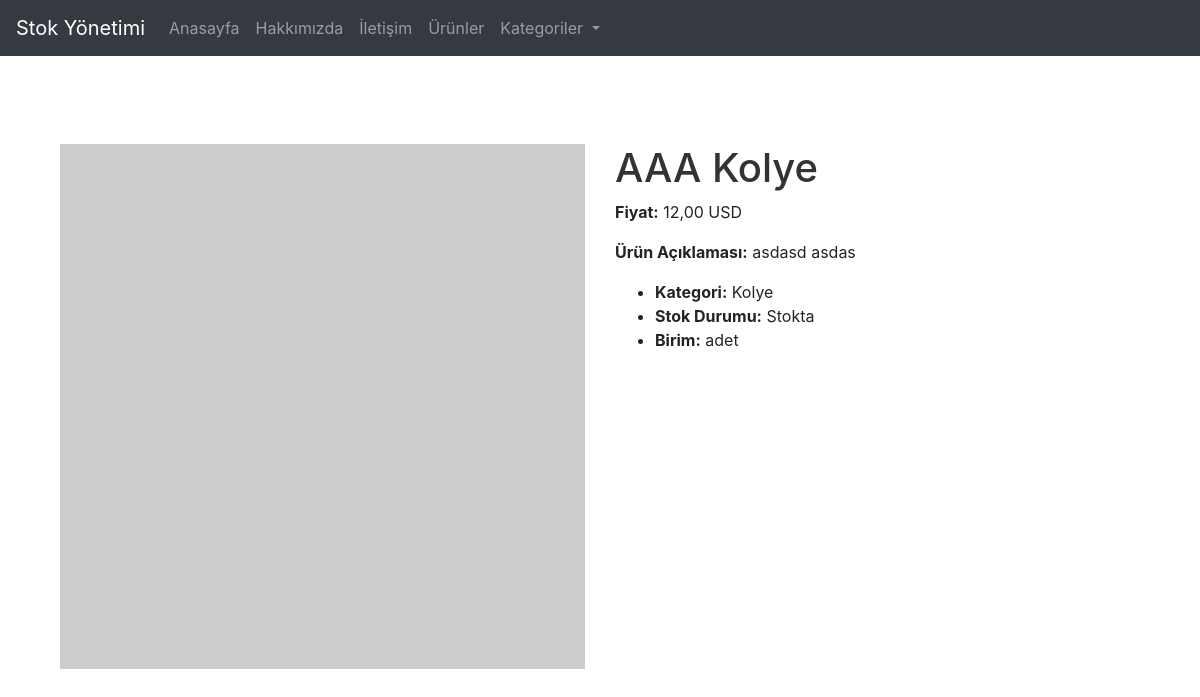
The page /urun/aaa-kolye/ on the database its author committed.
### envanter/models.py (models this page shows, shortened)
class Urun(models.Model):
    PARA_BIRIMLERI = [
        ('TL', 'Türk Lirası'),
        ('USD', 'Dolar'),
        ('EUR', 'Euro'),
    ]
    isim = models.CharField(max_length=200)
    slug = models.SlugField(unique=True, blank=True)
    kategori = models.ForeignKey(Kategori, on_delete=models.CASCADE)
    aciklama = models.TextField(blank=True, null=True)
    fiyat = models.DecimalField(max_digits=10, decimal_places=2)
    eski_fiyat = models.DecimalField(max_digits=10, decimal_places=2, blank=True, null=True)
    stok_miktari = models.PositiveIntegerField()
    birim = models.CharField(max_length=50, choices=[('adet', 'Adet'), ('kilo', 'Kilo')])
    para_birimi = models.CharField(max_length=3, choices=PARA_BIRIMLERI, default='TL')
    fotoğraf = models.ImageField(upload_to='urun_fotograflari/', blank=True, null=True)
    class Meta:
        verbose_name = 'Ürün'
        verbose_name_plural = 'Ürünler'

class Kategori(models.Model):
    isim = models.CharField(max_length=100)
    slug = models.SlugField(unique=True, blank=True)
    parent = models.ForeignKey('self', null=True, blank=True, related_name='alt_kategoriler', on_delete=models.CASCADE)
    class Meta:
        verbose_name = 'Kategori'
        verbose_name_plural = 'Kategoriler'

### envanter/views.py (the view)
# urls.py: path('urun/<slug:slug>/', views.urun_detay, name='urun_detay'),
def urun_detay(request, slug):
    urun = get_object_or_404(Urun, slug=slug)
    kategoriler = Kategori.objects.all()
    return render(request, 'envanter/urun_detay.html', {'urun': urun, 'kategoriler': kategoriler})

### envanter/templates/envanter/urun_detay.html (shortened to what this page needs)
{% extends 'envanter/base.html' %}
{% block content %}
    <div class="container mt-4">
        <div class="row">
            <div class="col-md-6">
                {% if urun.fotolar.all %}
                    <div id="urunFotoCarousel" class="carousel slide" data-ride="carousel">
                        <div class="carousel-inner">
                            {% for foto in urun.fotolar.all %}
                                <div class="carousel-item {% if forloop.first %}active{% endif %}">
                                    <img src="{{ foto.foto.url }}" class="d-block w-100" alt="{{ urun.isim }}">
                                </div>
                            {% endfor %}
                        </div>
                        <a class="carousel-control-prev" href="#urunFotoCarousel" role="button" data-slide="prev">
                            <span class="carousel-control-prev-icon" aria-hidden="true"></span>
                            <span class="sr-only">Önceki</span>
                        </a>
                        <a class="carousel-control-next" href="#urunFotoCarousel" role="button" data-slide="next">
                            <span class="carousel-control-next-icon" aria-hidden="true"></span>
                            <span class="sr-only">Sonraki</span>
                        </a>
                    </div>
                {% else %}
                    <img src="https://via.placeholder.com/500" class="d-block w-100" alt="{{ urun.isim }}">
                {% endif %}
            </div>
            <div class="col-md-6">
                <h1>{{ urun.isim }}</h1>
                <p><strong>Fiyat:</strong> {{ urun.fiyat }} {{ urun.para_birimi }}</p>
                <p><strong>Ürün Açıklaması:</strong> {{ urun.aciklama }}</p>
                <ul>
                    <li><strong>Kategori:</strong> {{ urun.kategori.isim }}</li>
                    <li><strong>Stok Durumu:</strong> {{ urun.stok_miktari|yesno:"Stokta,Stokta Yok" }}</li>
                    <li><strong>Birim:</strong> {{ urun.birim }}</li>
                </ul>
            </div>
        </div>
    </div>
    {% endblock %}

### static/css/styles.css (style rules this page uses)
body { font-family: -apple-system, BlinkMacSystemFont, 'Segoe UI', Roboto, 'Helvetica Neue', Arial, sans-serif; background-color: #f5f5f7; margin: 0; padding: 0; }
h1 { color: #333; font-weight: bold; margin-bottom: 20px; }
.container { padding: 20px; }

### rows shown on the page
Urun: isim "AAA Kolye", fiyat "12,00", para_birimi "USD", aciklama "asdasd asdas", kategori.isim "Kolye", stok_miktari "Stokta", birim "adet"
